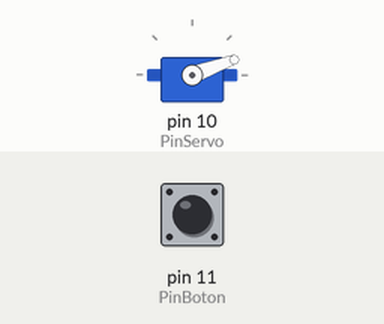
Simulated run of this sketch. Board: Arduino Uno, built with avr-gcc and run on an emulated ATmega328P. Parts: servo. Inputs (shaded band) come from the test bench; at power-on: pin 11 (PinBoton) LOW.

Above: at 1.2 s.
1.3 s: pin 11 (PinBoton) pulled HIGH for 3.2 s
At 5.5 s:
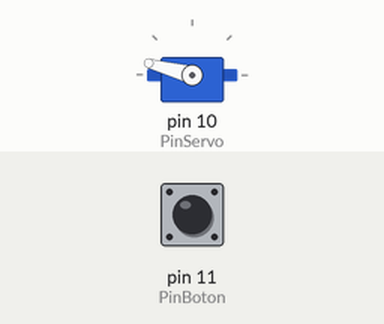
6.0 s: pin 11 (PinBoton) pulled HIGH for 0.15 s
At 7.4 s:
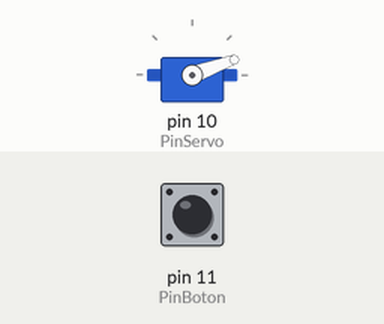
8.5 s: pin 11 (PinBoton) pulled HIGH for 1 s
At 10.5 s:
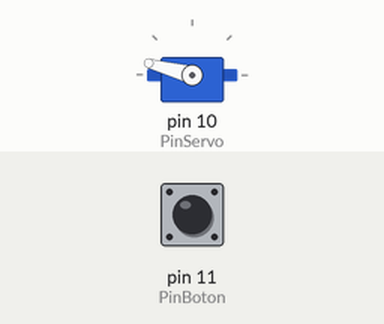
Timing chart, 0 to 12.0 s (numbered marks = the images above; inputs shaded):
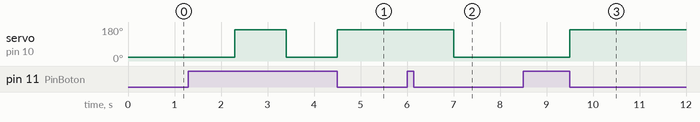

Measured:
- after the input at 1.3 s, servo on pin 10 (PinServo): 20° → 165° after 1.0 s, → 20° 1.1 s later, → 165° 1.1 s later
- after the input at 6.0 s, servo on pin 10 (PinServo): 165° → 20° after 1.0 s
- after the input at 8.5 s, servo on pin 10 (PinServo): 20° → 165° after 1.0 s

The sketch:

CefiroCodeV2.ino
```cpp
// For: Humanos3D-Enable Medellin
// By: Mauricio Cano Bedoya June 2020

// Control Céfiro V2
// Este código es para el control básico del servomotor con
// un botón táctil para el dispositivo "Céfiro"

// Declaraciones
#include <Servo.h>
#include <avr/sleep.h>
#define PinBoton 11
#define PinServo 10
Servo servo;

// Variables
int Estado = 0;
const int POS1 = 165;
const int POS2 = 20;
const int TIME_OUT1 = 100;
const int TIME_OUT2 = 1000;
const int TIME_SLEEP = 30000;
int band = 1;
bool FLAG = false;
unsigned long time;

// Configuración
void setup() {
  //Serial.begin(9600);
  servo.attach(PinServo);
  pinMode(PinBoton, INPUT);
}

void loop() {

  // Modo de bajo consumo luego de 30 segundos
  time = millis();
  if (time > TIME_SLEEP) sleep_mode();

  // Lectura estado del botón
  Estado = digitalRead(PinBoton);
  if (Estado == HIGH)
  {
    FLAG = !FLAG;
    band = 1;
    delay(TIME_OUT2);
  }

  // Condiciones que activan el servomotor en las diferentes posiciones
  if (FLAG && band)
  {
    //Serial.println("Posicion 1");
    band = 0;
    servo.attach(PinServo);
    servo.write(POS1);
    delay(TIME_OUT1);
    servo.detach();
  }
  else if (FLAG == 0 && band)
  {
    //Serial.println("Posicion 2");
    band = 0;
    servo.attach(PinServo);
    servo.write(POS2);
    delay(TIME_OUT1);
    servo.detach();
  }
}
```
